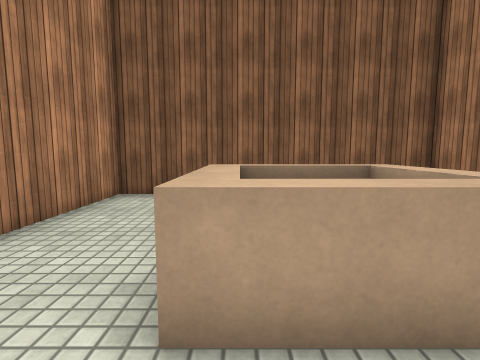
View 1 (above)

21 first-person views from a walk through a 3-D level made in the Unity game engine. The camera is 1.2 m above the floor, tilts 6° down and sees 85° across. The floor is counted in squares, 1 m on a side. Each view is taken from the middle of a square. On the plan, view 1 faces up. The plan holds only what a view shows up to about 12 squares ahead; the rest is blank. The place goes on beyond the plan. Surface patterns are stand-ins for the level's own textures.

View 2
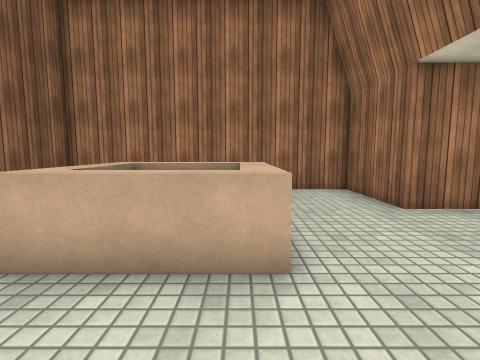

View 3
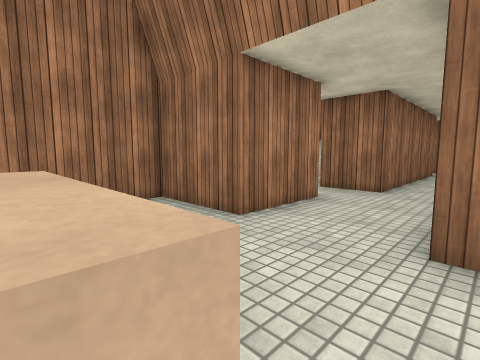

View 4
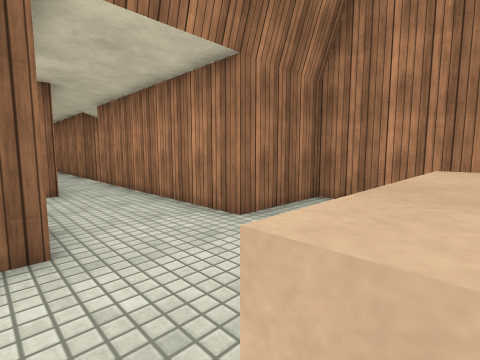

View 5
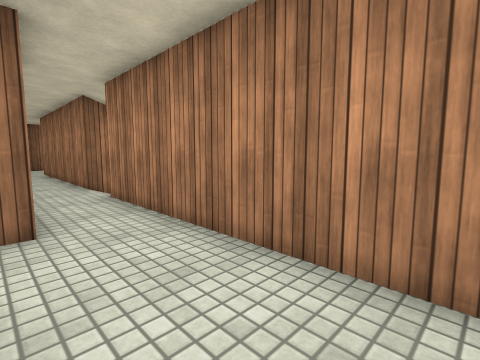

View 6
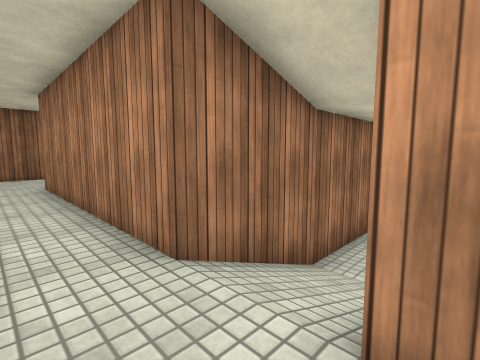

View 7
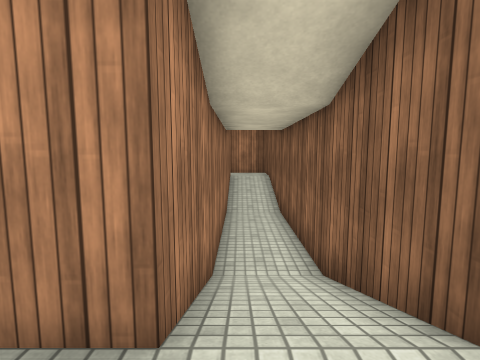

View 8
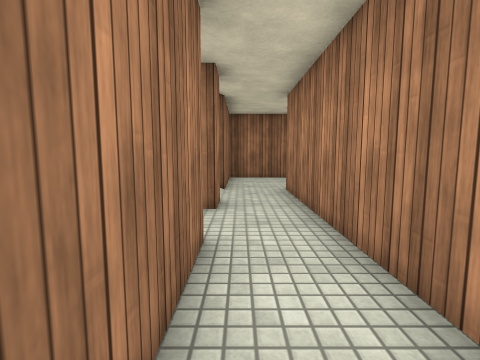

View 9
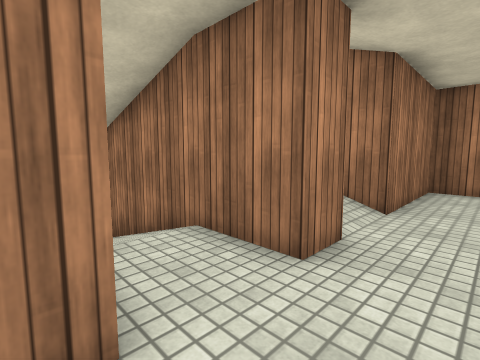

View 10
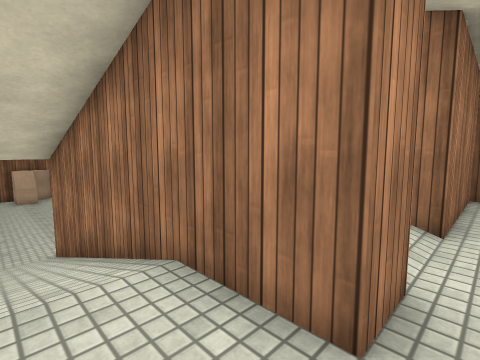

View 11
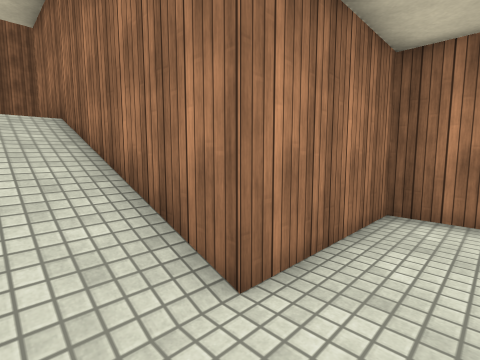

View 12
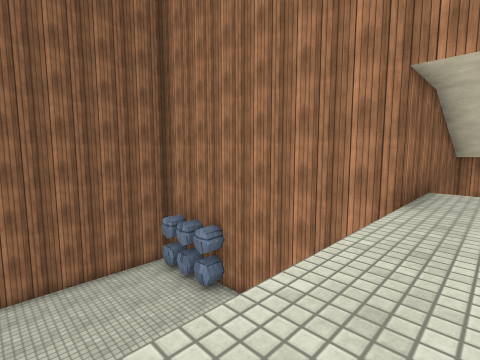

View 13
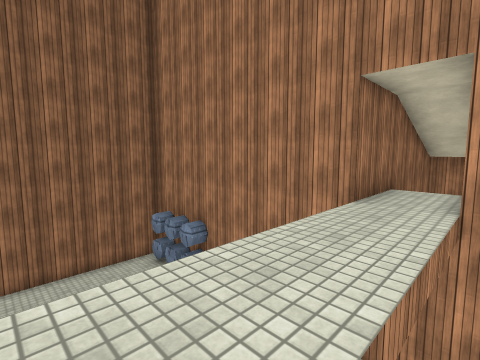

View 14
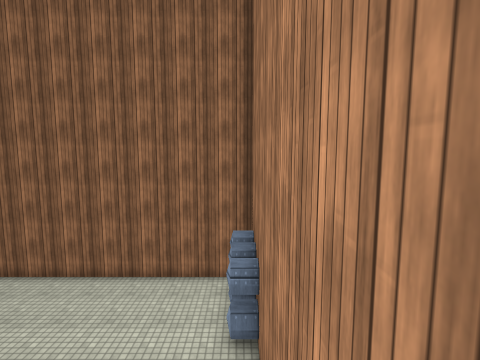

View 15
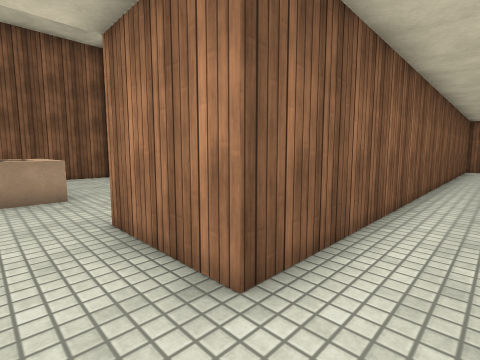

View 16
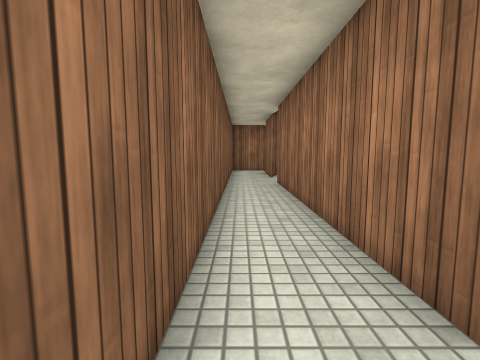

View 17
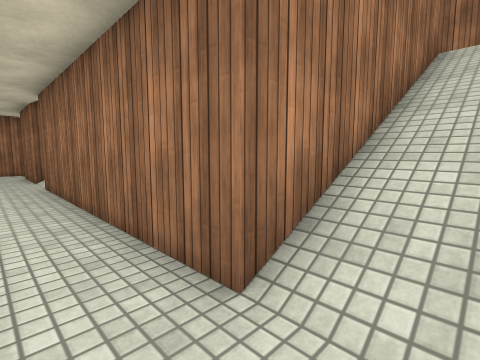

View 18
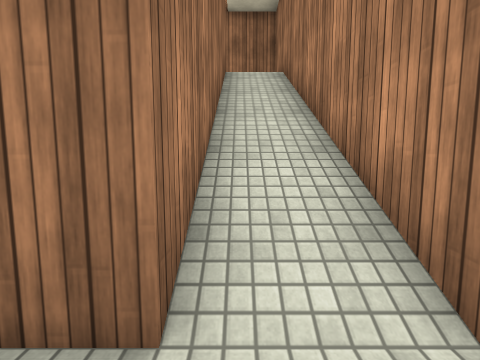

View 19
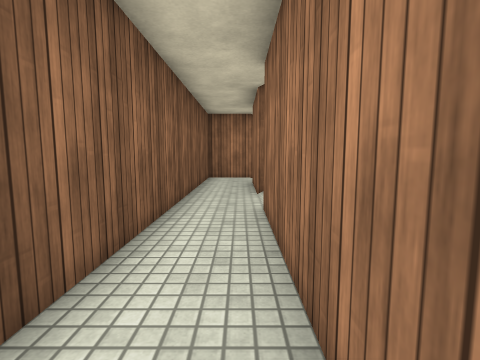

View 20
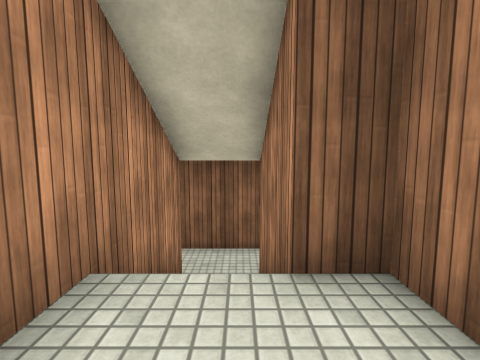

View 21
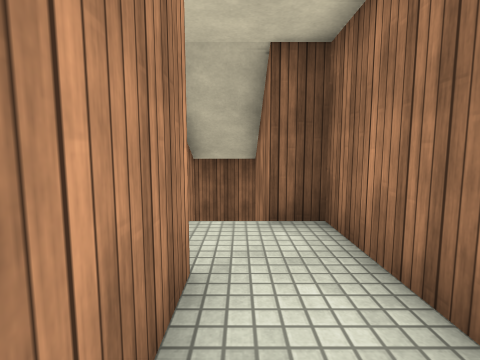

### Floor plan
Key: @ floor where view 1 was taken; # wall or solid block; . main floor; - floor 1 m lower than the main floor; : floor 2 m higher than the main floor; _ floor 2 m lower than the main floor; / step, stairs or slope; ^ raised ledge; O other object.
Columns run from 8 left of view 1 to 19 right of it. Each row starts with its distance up from view 1.
  8     ###########
  7     #..     ..#
  6     #..     ..#
  5     #..    ...#
  4     #...^^^.. #
  3     #...^ ^.. #
  2     #...^^^.. #
  1     # ....... #
  0     #  .@.....#
 -1     #.........#
 -2     ####...####
 -3        #...#
 -4        #...#################
 -5        #....................
 -6        #....................
 -7        #..##//#########//###
 -8        #..##//#       #/ #
 -9 ########..##//#       #/ #
-10 -----///..##//#       #/ ##
-11 -----///..##//#       #:::#
-12 ########..##//#        :::#
-13        #..##//#        #::#
-14        #..##//#        #::
-15        #....///////_____/
-16        #....///////_____/
-17        #..#########_____//
-18        #..//////:::/____:/
-19        #..//////:::::::::
-20         ..#########
-21        ...#
-22        ...#
-23        ...#       #
-24        ####       #
-25                   OO______
-26                   OO_______
-27                   OO________
-28                   OO________
-29                    O________
-30                    #########

Positions as (right, up) in squares from view 1, and headings:
1: (0, 0), facing up
2: (-3, 2), facing right
3: (-1, 2), facing down-right
4: (3, 2), facing down-left
5: (2, -2), facing down-left
6: (1, -9), facing down-left
7: (1, -11), facing left
8: (1, -11), facing down
9: (0, -14), facing down-right
10: (1, -15), facing down-right
11: (0, -18), facing down-right
12: (17, -18), facing down-left
13: (17, -17), facing down-left
14: (11, -19), facing down
15: (1, -6), facing up-right
16: (4, -5), facing right
17: (4, -5), facing down-right
18: (5, -5), facing down
19: (9, -6), facing right
20: (16, -13), facing up
21: (16, -15), facing up
